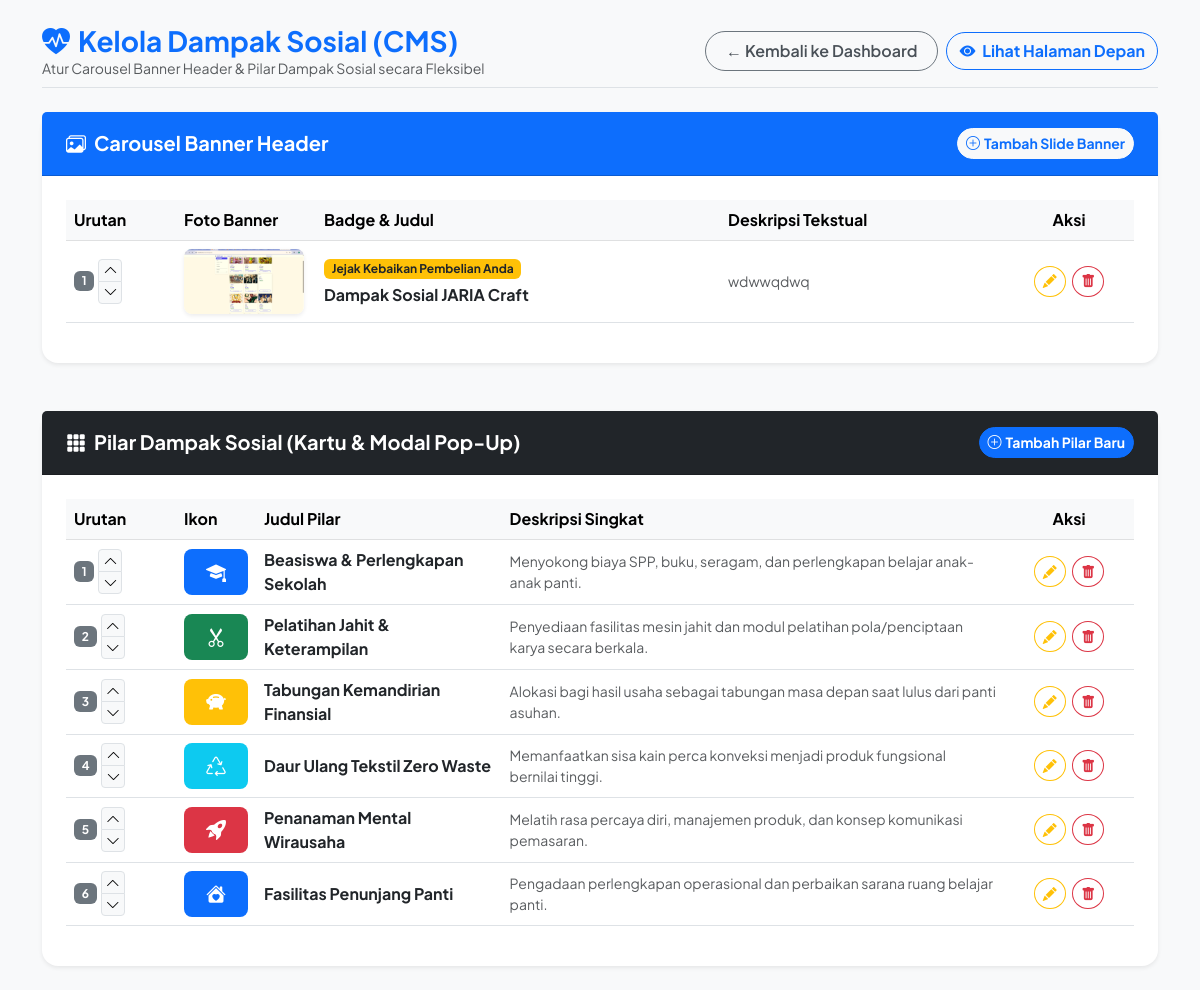
/admin/impact.php, run on the app's committed database.
### tables this page shows
CREATE TABLE `impact_banners` (
  `id` int(11) NOT NULL,
  `image_path` varchar(255) NOT NULL,
  `badge_text` varchar(255) DEFAULT 'Jejak Kebaikan Pembelian Anda',
  `title` varchar(255) DEFAULT 'Dampak Sosial JARIA Craft',
  `description` text DEFAULT NULL,
  `sort_order` int(11) DEFAULT 0,
  `is_active` tinyint(1) DEFAULT 1,
  `created_at` datetime DEFAULT current_timestamp()
);

CREATE TABLE `impact_items` (
  `id` int(11) NOT NULL,
  `icon` varchar(100) DEFAULT 'bi-heart-fill',
  `color` varchar(50) DEFAULT 'primary',
  `title` varchar(255) NOT NULL,
  `short_desc` text NOT NULL,
  `full_desc` text NOT NULL,
  `metrics` text DEFAULT NULL,
  `sort_order` int(11) DEFAULT 0,
  `is_active` tinyint(1) DEFAULT 1,
  `created_at` datetime DEFAULT current_timestamp()
);

### admin/impact.php (the view, shortened to what this page needs)
<?php
require_once __DIR__ . '/../includes/database.php';
$banners = $pdo->query("SELECT * FROM impact_banners ORDER BY sort_order ASC, id ASC")->fetchAll(PDO::FETCH_ASSOC);
$items   = $pdo->query("SELECT * FROM impact_items ORDER BY sort_order ASC, id ASC")->fetchAll(PDO::FETCH_ASSOC);
$next_banner_order = 1;
if (!empty($banners)) {
    $max_b = max(array_column($banners, 'sort_order'));
    $next_banner_order = $max_b + 1;
}
$next_item_order = 1;
if (!empty($items)) {
    $max_i = max(array_column($items, 'sort_order'));
    $next_item_order = $max_i + 1;
}
?>
<!DOCTYPE html>
<html lang="id">
<head>
    <link href="https://cdn.jsdelivr.net/npm/bootstrap@5.3.0/dist/css/bootstrap.min.css" rel="stylesheet">
    <link rel="stylesheet" href="https://cdn.jsdelivr.net/npm/bootstrap-icons@1.11.1/font/bootstrap-icons.css">
</head>
<body class="py-4">
<div class="container">
    <div class="d-flex align-items-center justify-content-between mb-4 pb-2 border-bottom">
        <div>
            <h3 class="fw-bold text-primary mb-0"><i class="bi bi-heart-pulse-fill me-2"></i>Kelola Dampak Sosial (CMS)</h3>
            <p class="text-muted small mb-0">Atur Carousel Banner Header & Pilar Dampak Sosial secara Fleksibel</p>
        </div>
        <div class="d-flex align-items-center gap-2">
            <a href="index.php" class="btn btn-back-dashboard rounded-pill">
                &leftarrow; Kembali ke Dashboard
            </a>
            <a href="../impact.php" target="_blank" class="btn btn-outline-primary rounded-pill fw-bold">
                <i class="bi bi-eye-fill me-1"></i> Lihat Halaman Depan
            </a>
        </div>
    </div>
    <div class="card border-0 shadow-sm rounded-4 mb-5">
        <div class="card-header bg-primary text-white py-3 px-4 d-flex align-items-center justify-content-between">
            <h5 class="fw-bold mb-0"><i class="bi bi-images me-2"></i>Carousel Banner Header</h5>
            <button class="btn btn-light text-primary btn-sm rounded-pill fw-bold" onclick="openAddBannerModal(<?php echo $next_banner_order; ?>)">
                <i class="bi bi-plus-circle me-1"></i>Tambah Slide Banner
            </button>
        </div>
        <div class="card-body p-4">
            <div class="table-responsive">
                <table class="table table-hover align-middle">
                    <thead class="table-light">
                        <tr>
                            <th width="110">Urutan</th>
                            <th width="140">Foto Banner</th>
                            <th>Badge & Judul</th>
                            <th>Deskripsi Tekstual</th>
                            <th width="130" class="text-center">Aksi</th>
                        </tr>
                    </thead>
                    <tbody>
                        <?php if (empty($banners)): ?>
                            <tr><td colspan="5" class="text-center py-4 text-muted">Belum ada slide banner.</td></tr>
                        <?php else: ?>
                            <?php foreach ($banners as $b): ?>
                                <tr>
                                    <td>
                                        <div class="d-flex align-items-center gap-1">
                                            <span class="badge bg-secondary"><?php echo $b['sort_order']; ?></span>
                                            <div class="btn-group-vertical btn-group-sm">
                                                <a href="?reorder_banner=1&id=<?php echo $b['id']; ?>&dir=up" class="btn btn-light btn-xs p-0 px-1 border" title="Naikkan Urutan"><i class="bi bi-chevron-up"></i></a>
                                                <a href="?reorder_banner=1&id=<?php echo $b['id']; ?>&dir=down" class="btn btn-light btn-xs p-0 px-1 border" title="Turunkan Urutan"><i class="bi bi-chevron-down"></i></a>
                                            </div>
                                        </div>
                                    </td>
                                    <td><img src="../<?php echo htmlspecialchars($b['image_path']); ?>" class="banner-thumb shadow-sm"></td>
                                    <td>
                                        <span class="badge bg-warning text-dark small mb-1"><?php echo htmlspecialchars($b['badge_text']); ?></span>
                                        <div class="fw-bold"><?php echo htmlspecialchars($b['title']); ?></div>
                                    </td>
                                    <td class="small text-muted"><?php echo htmlspecialchars($b['description']); ?></td>
                                    <td class="text-center">
                                        <button class="btn btn-sm btn-outline-warning rounded-circle me-1" onclick='editBanner(<?php echo json_encode($b); ?>)'><i class="bi bi-pencil-fill"></i></button>
                                        <form method="POST" class="d-inline" onsubmit="return confirm('Hapus slide banner ini?')">
                                            <button class="btn btn-sm btn-outline-danger rounded-circle"><i class="bi bi-trash-fill"></i></button>
                                        </form>
                                    </td>
                                </tr>
                            <?php endforeach; ?>
                        <?php endif; ?>
                    </tbody>
                </table>
            </div>
        </div>
    </div>
    <div class="card border-0 shadow-sm rounded-4">
        <div class="card-header bg-dark text-white py-3 px-4 d-flex align-items-center justify-content-between">
            <h5 class="fw-bold mb-0"><i class="bi bi-grid-3x3-gap-fill me-2"></i>Pilar Dampak Sosial (Kartu & Modal Pop-Up)</h5>
            <button class="btn btn-primary btn-sm rounded-pill fw-bold" onclick="openAddItemModal(<?php echo $next_item_order; ?>)">
                <i class="bi bi-plus-circle me-1"></i>Tambah Pilar Baru
            </button>
        </div>
        <div class="card-body p-4">
            <div class="table-responsive">
                <table class="table table-hover align-middle">
                    <thead class="table-light">
                        <tr>
                            <th width="110">Urutan</th>
                            <th width="80">Ikon</th>
                            <th>Judul Pilar</th>
                            <th>Deskripsi Singkat</th>
                            <th width="130" class="text-center">Aksi</th>
                        </tr>
                    </thead>
                    <tbody>
                        <?php if (empty($items)): ?>
                            <tr><td colspan="5" class="text-center py-4 text-muted">Belum ada pilar dampak sosial.</td></tr>
                        <?php else: ?>
                            <?php foreach ($items as $item): ?>
                                <tr>
                                    <td>
                                        <div class="d-flex align-items-center gap-1">
                                            <span class="badge bg-secondary"><?php echo $item['sort_order']; ?></span>
                                            <div class="btn-group-vertical btn-group-sm">
                                                <a href="?reorder_item=1&id=<?php echo $item['id']; ?>&dir=up" class="btn btn-light btn-xs p-0 px-1 border" title="Naikkan Urutan"><i class="bi bi-chevron-up"></i></a>
                                                <a href="?reorder_item=1&id=<?php echo $item['id']; ?>&dir=down" class="btn btn-light btn-xs p-0 px-1 border" title="Turunkan Urutan"><i class="bi bi-chevron-down"></i></a>
                                            </div>
                                        </div>
                                    </td>
                                    <td>
                                        <div class="bg-<?php echo $item['color']; ?> text-white p-2 text-center rounded-3 fs-5">
                                            <i class="bi <?php echo $item['icon']; ?>"></i>
                                        </div>
                                    </td>
                                    <td><strong class="text-dark"><?php echo htmlspecialchars($item['title']); ?></strong></td>
                                    <td class="small text-muted"><?php echo htmlspecialchars($item['short_desc']); ?></td>
                                    <td class="text-center">
                                        <button class="btn btn-sm btn-outline-warning rounded-circle me-1" onclick='editItem(<?php echo json_encode($item); ?>)'><i class="bi bi-pencil-fill"></i></button>
                                        <form method="POST" class="d-inline" onsubmit="return confirm('Hapus pilar dampak ini?')">
                                            <button class="btn btn-sm btn-outline-danger rounded-circle"><i class="bi bi-trash-fill"></i></button>
                                        </form>
                                    </td>
                                </tr>
                            <?php endforeach; ?>
                        <?php endif; ?>
                    </tbody>
                </table>
            </div>
        </div>
    </div>
</div>
</body>
</html>

### admin/impact.php (style rules this page uses)
body { font-family: 'Plus Jakarta Sans', sans-serif; background-color: #f8f9fa; }
.banner-thumb { width: 120px; height: 65px; object-fit: cover; border-radius: 8px; }
.btn-back-dashboard { border: 1px solid #6c757d; color: #495057; background-color: transparent; font-weight: 600; padding: 0.45rem 1.25rem; transition: all 0.2s ease; }

### data on the page
impact_banners: sort_order "1", image_path (picture), badge_text "Jejak Kebaikan Pembelian Anda", title "Dampak Sosial JARIA Craft", description "wdwwqdwq"
impact_items: sort_order "1", title "Beasiswa & Perlengkapan Sekolah", short_desc "Menyokong biaya SPP, buku, seragam, dan perlengkapan belajar anak-anak panti."
impact_items: sort_order "2", title "Pelatihan Jahit & Keterampilan", short_desc "Penyediaan fasilitas mesin jahit dan modul pelatihan pola/penciptaan karya secara berkala."
impact_items: sort_order "3", title "Tabungan Kemandirian Finansial", short_desc "Alokasi bagi hasil usaha sebagai tabungan masa depan saat lulus dari panti asuhan."
impact_items: sort_order "4", title "Daur Ulang Tekstil Zero Waste", short_desc "Memanfaatkan sisa kain perca konveksi menjadi produk fungsional bernilai tinggi."
impact_items: sort_order "5", title "Penanaman Mental Wirausaha", short_desc "Melatih rasa percaya diri, manajemen produk, dan konsep komunikasi pemasaran."
impact_items: sort_order "6", title "Fasilitas Penunjang Panti", short_desc "Pengadaan perlengkapan operasional dan perbaikan sarana ruang belajar panti."
